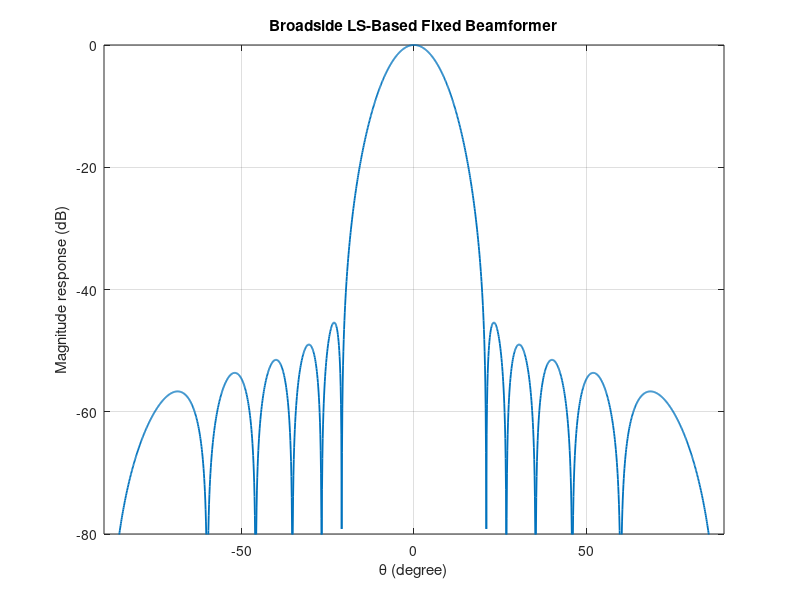

This figure's MATLAB source: (Note: this script raises an error after producing the figure.)
clc;
clear;
close all;

%% =========================================================
%  1. 阵列参数
% ==========================================================

lambda = 3e-2;               % 波长
M = 12;                      % 阵元数

% 半波长均匀线阵，列向量 M×1
position = (0:M-1).' * lambda/2;

% LS 误差权重
% 注意：这是 LS 中的 alpha，不是阵元间距系数
alpha_ls = 0.5;

% 导向矢量函数
% d(theta) = exp(-j*2*pi/lambda*p*sin(theta))
steering_vector = @(theta) ...
    exp(-1j*2*pi/lambda * position * sind(theta));

%% =========================================================
%  2. 设计一：直接设计 broadside，即 theta0 = 0°
% ==========================================================

theta0_broadside = 0;

% 主瓣集合：只包含 0°
theta_m_0 = theta0_broadside;

% 旁瓣集合：
% [-90°, -20°] 取 50 点
% [ 20°,  90°] 取 50 点
theta_s_0_left  = linspace(-90, -20, 50);
theta_s_0_right = linspace( 20,  90, 50);
theta_s_0 = [theta_s_0_left, theta_s_0_right];

% 主瓣方向导向矢量
d_m_0 = steering_vector(theta_m_0);       % M×1

% 旁瓣方向导向矩阵
D_s_0 = steering_vector(theta_s_0);       % M×100

% 按书中式 (2.21) 构造 G_D 和 g_D
G_D_0 = (1-alpha_ls) * (d_m_0*d_m_0') ...
      + alpha_ls     * (D_s_0*D_s_0');

g_D_0 = (1-alpha_ls) * d_m_0;

% broadside LS 权值
w_LS_0 = G_D_0 \ g_D_0;

%% =========================================================
%  3. 设计二：直接设计一个指向 20° 的 LS beamformer
% ==========================================================

theta0_direct = 20;

% 主瓣集合：只包含 20°
theta_m_20 = theta0_direct;

% 按书中设置：
% 左侧旁瓣区域 [-90°, 0°] 取 50 点
% 右侧旁瓣区域 [ 40°, 90°] 取 50 点
theta_s_20_left  = linspace(-90, 0, 50);
theta_s_20_right = linspace( 40, 90, 50);
theta_s_20 = [theta_s_20_left, theta_s_20_right];

% 主瓣方向导向矢量
d_m_20 = steering_vector(theta_m_20);     % M×1

% 旁瓣方向导向矩阵
D_s_20 = steering_vector(theta_s_20);     % M×100

% 直接构造 20° 设计对应的 G_D 和 g_D
G_D_20 = (1-alpha_ls) * (d_m_20*d_m_20') ...
       + alpha_ls     * (D_s_20*D_s_20');

g_D_20 = (1-alpha_ls) * d_m_20;

% 直接设计得到的 20° LS 权值
w_LS_20_direct = G_D_20 \ g_D_20;

%% =========================================================
%  4. 设计三：把 broadside LS beamformer 转向 20°
% ==========================================================

theta0_steer = 20;

% 20° 方向的导向矢量
d_steer_20 = steering_vector(theta0_steer);

% 按当前符号定义：
% P(theta) = w^H d(theta)
% d(theta) 使用负指数
%
% 因此转向权值为
% w_steer = w_broadside .* d(theta0)
w_LS_20_steered = w_LS_0 .* d_steer_20;

%% =========================================================
%  5. 计算三个方向图
% ==========================================================

theta_plot = -90:0.1:90;

D_plot = steering_vector(theta_plot);     % M×Ntheta

% 三个波束响应
P_LS_0          = w_LS_0'          * D_plot;
P_LS_20_direct  = w_LS_20_direct'  * D_plot;
P_LS_20_steered = w_LS_20_steered' * D_plot;

% 分别按照各自峰值归一化
BP_LS_0 = 20*log10( ...
    abs(P_LS_0)/max(abs(P_LS_0)) + eps);

BP_LS_20_direct = 20*log10( ...
    abs(P_LS_20_direct)/max(abs(P_LS_20_direct)) + eps);

BP_LS_20_steered = 20*log10( ...
    abs(P_LS_20_steered)/max(abs(P_LS_20_steered)) + eps);

%% =========================================================
%  6. 检查三个方向图的峰值位置
% ==========================================================

[~, index_peak_0] = max(abs(P_LS_0));
[~, index_peak_direct] = max(abs(P_LS_20_direct));
[~, index_peak_steered] = max(abs(P_LS_20_steered));

theta_peak_0 = theta_plot(index_peak_0);
theta_peak_direct = theta_plot(index_peak_direct);
theta_peak_steered = theta_plot(index_peak_steered);

fprintf('Broadside LS 峰值方向：       %.2f°\n', theta_peak_0);
fprintf('直接设计 20° LS 峰值方向：   %.2f°\n', theta_peak_direct);
fprintf('Broadside 转向 20° 峰值方向：%.2f°\n', theta_peak_steered);

%% =========================================================
%  7. 绘制三个独立方向图
% ==========================================================

figure;
plot(theta_plot, BP_LS_0, 'LineWidth', 1.3);
grid on;
xlim([-90 90]);
ylim([-80 0]);

xlabel('\theta (degree)');
ylabel('Magnitude response (dB)');
title('Broadside LS-Based Fixed Beamformer');

xline(0, '--', '\theta_0=0^\circ');

figure;
plot(theta_plot, BP_LS_20_direct, 'LineWidth', 1.3);
grid on;
xlim([-90 90]);
ylim([-80 0]);

xlabel('\theta (degree)');
ylabel('Magnitude response (dB)');
title('Directly Designed 20^\circ LS-Based Fixed Beamformer');

xline(20, '--', '\theta_0=20^\circ');

figure;
plot(theta_plot, BP_LS_20_steered, 'LineWidth', 1.3);
grid on;
xlim([-90 90]);
ylim([-80 0]);

xlabel('\theta (degree)');
ylabel('Magnitude response (dB)');
title('Broadside LS Beamformer Steered to 20^\circ');

xline(20, '--', '\theta_0=20^\circ');

%% =========================================================
%  8. 对比：直接设计 20° 与 broadside 转向到 20°
% ==========================================================

figure;

plot(theta_plot, BP_LS_20_direct, ...
    'LineWidth', 1.4);
hold on;

plot(theta_plot, BP_LS_20_steered, '--', ...
    'LineWidth', 1.4);

grid on;
xlim([-90 90]);
ylim([-80 0]);

xlabel('\theta (degree)');
ylabel('Magnitude response (dB)');

title('Direct LS Design vs. Beam Steering to 20^\circ');

legend('Direct LS design at 20^\circ', ...
       'Broadside LS steered to 20^\circ', ...
       'Location', 'best');

xline(20, ':', '\theta_0=20^\circ');

%% =========================================================
%  9. 输出权值
% ==========================================================

disp(' ');
disp('Broadside LS 权值 w_LS_0：');
disp(w_LS_0);

disp('直接设计的 20° LS 权值 w_LS_20_direct：');
disp(w_LS_20_direct);

disp('由 broadside 转向得到的 20° 权值 w_LS_20_steered：');
disp(w_LS_20_steered);
